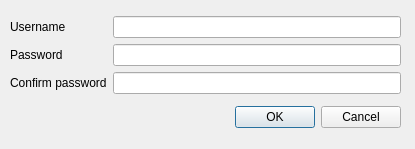
<?xml version="1.0" encoding="UTF-8"?>
<ui version="4.0">
 <class>CreateUser</class>
 <widget class="QDialog" name="CreateUser">
  <property name="geometry">
   <rect>
    <x>0</x>
    <y>0</y>
    <width>415</width>
    <height>149</height>
   </rect>
  </property>
  <property name="windowTitle">
   <string>Create User</string>
  </property>
  <widget class="QWidget" name="layoutWidget">
   <property name="geometry">
    <rect>
     <x>10</x>
     <y>10</y>
     <width>391</width>
     <height>124</height>
    </rect>
   </property>
   <layout class="QVBoxLayout" name="verticalLayout_3">
    <item>
     <layout class="QHBoxLayout" name="horizontalLayout">
      <item>
       <layout class="QVBoxLayout" name="verticalLayout">
        <item>
         <widget class="QLabel" name="label_2">
          <property name="text">
           <string>Username</string>
          </property>
         </widget>
        </item>
        <item>
         <widget class="QLabel" name="label">
          <property name="text">
           <string>Password</string>
          </property>
         </widget>
        </item>
        <item>
         <widget class="QLabel" name="label_3">
          <property name="text">
           <string>Confirm password</string>
          </property>
         </widget>
        </item>
       </layout>
      </item>
      <item>
       <layout class="QVBoxLayout" name="verticalLayout_2">
        <item>
         <widget class="QLineEdit" name="UserNameInput"/>
        </item>
        <item>
         <widget class="QLineEdit" name="PasswdInput"/>
        </item>
        <item>
         <widget class="QLineEdit" name="lineEdit"/>
        </item>
       </layout>
      </item>
     </layout>
    </item>
    <item>
     <widget class="QDialogButtonBox" name="buttonBox">
      <property name="orientation">
       <enum>Qt::Horizontal</enum>
      </property>
      <property name="standardButtons">
       <set>QDialogButtonBox::Cancel|QDialogButtonBox::Ok</set>
      </property>
     </widget>
    </item>
   </layout>
  </widget>
 </widget>
 <resources/>
 <connections/>
</ui>
